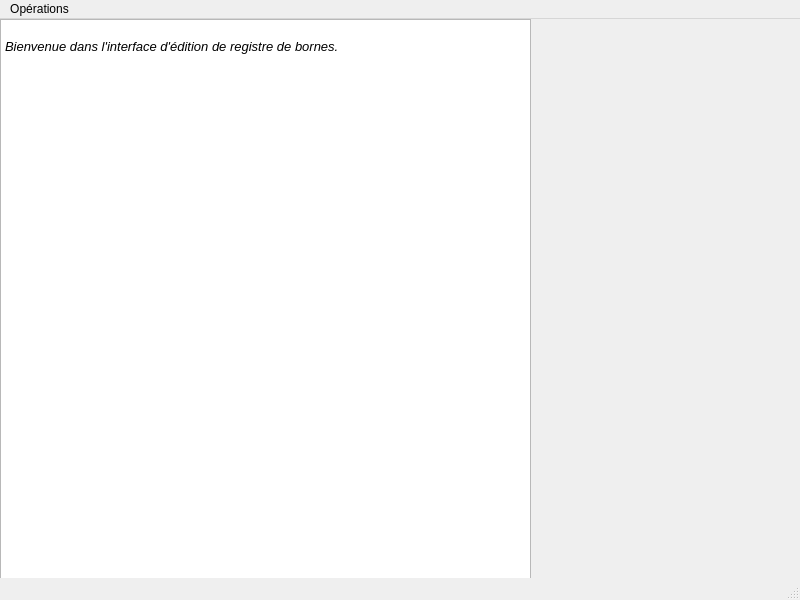
<?xml version="1.0" encoding="UTF-8"?>
<ui version="4.0">
 <class>fenetrePrincipale</class>
 <widget class="QMainWindow" name="fenetrePrincipale">
  <property name="geometry">
   <rect>
    <x>0</x>
    <y>0</y>
    <width>800</width>
    <height>600</height>
   </rect>
  </property>
  <property name="windowTitle">
   <string>fenetrePrincipale</string>
  </property>
  <widget class="QWidget" name="centralwidget">
   <widget class="QTextEdit" name="affichage">
    <property name="geometry">
     <rect>
      <x>0</x>
      <y>0</y>
      <width>531</width>
      <height>571</height>
     </rect>
    </property>
    <property name="html">
     <string>&lt;!DOCTYPE HTML PUBLIC &quot;-//W3C//DTD HTML 4.0//EN&quot; &quot;http://www.w3.org/TR/REC-html40/strict.dtd&quot;&gt;
&lt;html&gt;&lt;head&gt;&lt;meta name=&quot;qrichtext&quot; content=&quot;1&quot; /&gt;&lt;style type=&quot;text/css&quot;&gt;
p, li { white-space: pre-wrap; }
&lt;/style&gt;&lt;/head&gt;&lt;body style=&quot; font-family:'Ubuntu'; font-size:10pt; font-weight:400; font-style:normal;&quot;&gt;
&lt;p style=&quot;-qt-paragraph-type:empty; margin-top:0px; margin-bottom:0px; margin-left:0px; margin-right:0px; -qt-block-indent:0; text-indent:0px;&quot;&gt;&lt;br /&gt;&lt;/p&gt;
&lt;p style=&quot; margin-top:0px; margin-bottom:0px; margin-left:0px; margin-right:0px; -qt-block-indent:0; text-indent:0px;&quot;&gt;&lt;span style=&quot; font-style:italic;&quot;&gt;Bienvenue dans l'interface d'édition de registre de bornes.&lt;/span&gt;&lt;/p&gt;&lt;/body&gt;&lt;/html&gt;</string>
    </property>
   </widget>
  </widget>
  <widget class="QMenuBar" name="menubar">
   <property name="geometry">
    <rect>
     <x>0</x>
     <y>0</y>
     <width>800</width>
     <height>22</height>
    </rect>
   </property>
   <widget class="QMenu" name="menuOp_rations">
    <property name="title">
     <string>Opérations</string>
    </property>
    <widget class="QMenu" name="menuAjouter_borne">
     <property name="title">
      <string>Ajouter borne</string>
     </property>
     <addaction name="actionBorne_fontaine"/>
     <addaction name="actionBorne_de_stationnement"/>
    </widget>
    <addaction name="separator"/>
    <addaction name="menuAjouter_borne"/>
    <addaction name="actionSupprimer_borne"/>
    <addaction name="actionQuitter"/>
   </widget>
   <addaction name="menuOp_rations"/>
  </widget>
  <widget class="QStatusBar" name="statusbar"/>
  <action name="actionSupprimer_borne">
   <property name="text">
    <string>Supprimer borne</string>
   </property>
  </action>
  <action name="actionQuitter">
   <property name="text">
    <string>Quitter</string>
   </property>
  </action>
  <action name="actionBorne_fontaine">
   <property name="text">
    <string>Borne fontaine</string>
   </property>
  </action>
  <action name="actionBorne_de_stationnement">
   <property name="text">
    <string>Borne de stationnement</string>
   </property>
  </action>
 </widget>
 <resources/>
 <connections>
  <connection>
   <sender>actionQuitter</sender>
   <signal>triggered()</signal>
   <receiver>fenetrePrincipale</receiver>
   <slot>close()</slot>
   <hints>
    <hint type="sourcelabel">
     <x>-1</x>
     <y>-1</y>
    </hint>
    <hint type="destinationlabel">
     <x>399</x>
     <y>299</y>
    </hint>
   </hints>
  </connection>
  <connection>
   <sender>actionBorne_fontaine</sender>
   <signal>triggered()</signal>
   <receiver>fenetrePrincipale</receiver>
   <slot>dialogAddFontaine()</slot>
   <hints>
    <hint type="sourcelabel">
     <x>-1</x>
     <y>-1</y>
    </hint>
    <hint type="destinationlabel">
     <x>399</x>
     <y>299</y>
    </hint>
   </hints>
  </connection>
  <connection>
   <sender>actionBorne_de_stationnement</sender>
   <signal>triggered()</signal>
   <receiver>fenetrePrincipale</receiver>
   <slot>dialogAddStationnement()</slot>
   <hints>
    <hint type="sourcelabel">
     <x>-1</x>
     <y>-1</y>
    </hint>
    <hint type="destinationlabel">
     <x>399</x>
     <y>299</y>
    </hint>
   </hints>
  </connection>
  <connection>
   <sender>actionSupprimer_borne</sender>
   <signal>triggered()</signal>
   <receiver>fenetrePrincipale</receiver>
   <slot>dialogSuppBorne()</slot>
   <hints>
    <hint type="sourcelabel">
     <x>-1</x>
     <y>-1</y>
    </hint>
    <hint type="destinationlabel">
     <x>399</x>
     <y>299</y>
    </hint>
   </hints>
  </connection>
 </connections>
 <slots>
  <slot>dialogAddFontaine()</slot>
  <slot>dialogAddStationnement()</slot>
  <slot>dialogSuppBorne()</slot>
 </slots>
</ui>
